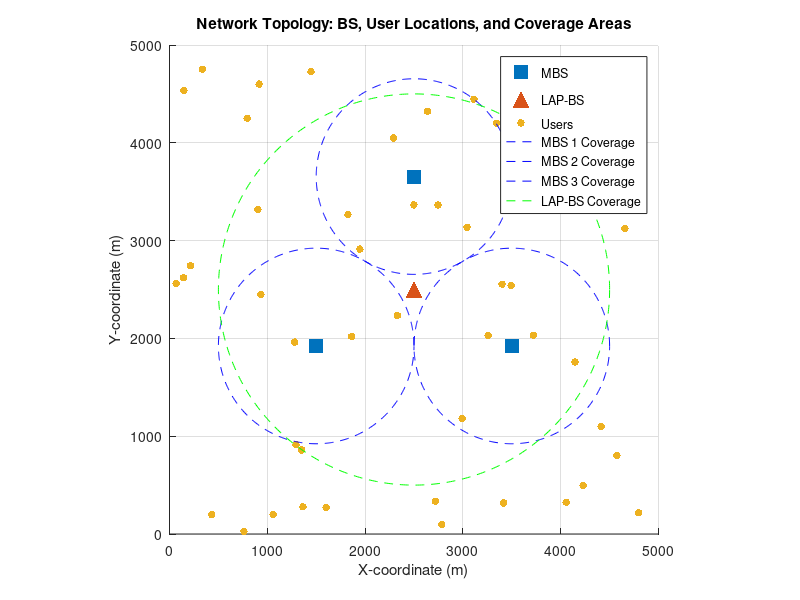

This chart was generated by the following MATLAB code: (Note: this script raises an error after producing the figure.)
% MATLAB Simulation for Coordinated Beamforming (CoMP)
% Comparing RZF, ZF, and MRT Precoding within CoMP

% Clear workspace and command window
clear;
clc;
close all;

%% System Parameters
num_users = 50; % Total number of users (I)
num_BS = 4; % Total number of base stations (J) (1 LAP, 3 MBS)
num_antennas_per_BS = 4; % Number of transmit antennas per BS (Nt)
total_antennas = num_BS * num_antennas_per_BS; % Total antennas in the cluster

% Simulation area (square)
area_size_m = 5000; % 5 km x 5 km

% Coverage Radii in meters
mbs_coverage_radius_m = 1000; % 1 km
lap_coverage_radius_m = 2000; % 2 km

% BS Locations [x, y, z] in meters
center_x = area_size_m / 2; % 2500
center_y = area_size_m / 2; % 2500
mbs_triangle_side_length = 2 * mbs_coverage_radius_m; % 2000 m
mbs_distance_to_center = mbs_triangle_side_length / sqrt(3);

bs_locations = [
    center_x, center_y + mbs_distance_to_center, 30; % MBS 1
    center_x - mbs_triangle_side_length/2, center_y - mbs_distance_to_center/2, 30; % MBS 2
    center_x + mbs_triangle_side_length/2, center_y - mbs_distance_to_center/2, 30; % MBS 3
    center_x, center_y, 2000; % LAP-BS
];

% User Locations [x, y] in meters - Randomly distributed
user_locations = area_size_m * rand(num_users, 2);

% Initialize mobility status (60% mobile, 40% stationary)
num_mobile_users = floor(0.6 * num_users); % 60% of users are mobile
mobile_user_indices = randperm(num_users, num_mobile_users); % Randomly select mobile users
is_mobile_user = zeros(1, num_users); % 1 for mobile, 0 for stationary
is_mobile_user(mobile_user_indices) = 1;

% Random Walk Mobility Parameters
v_min = 1; % Minimum speed (m/s)
v_max = 10; % Maximum speed (m/s)
D_max = 10; % Maximum distance per time slot (meters)

% Channel Model Parameters
fc_MHz = 2545; % Carrier frequency (2 GHz)
c = 3e8; % Speed of light
lambda = c / (fc_MHz * 1e6); % Wavelength
noise_power_dBm = -100; % Noise power
noise_power_watt = 10^(noise_power_dBm / 10) * 1e-3; % Noise power in Watts

% Path Loss Model Parameters
mbs_height_m = 30; % MBS height
alpha_NLoS_std_dev_dB = 6; % Shadowing standard deviation
sigma_LAP = 4; % Elevation-dependent loss for LAP
rician_K_dB = 10; % Rician K factor in dB
rician_K = 10^(rician_K_dB / 10); % Rician K factor (linear)

% Power Constraints
P_j_dBm = 46; % Per-BS transmit power (1 Watt)
P_j_watt = 10^(P_j_dBm / 10) * 1e-3; % Per-BS power in Watts
P_total_watt = num_BS * P_j_watt; % Total power

% Scheduling & Beamforming Parameters
sus_candidate_set_size = 8; % Candidate users per BS
SINR_threshold_dB = 0; % Minimum SINR for RZF
SINR_threshold_linear = 10^(SINR_threshold_dB / 10);
c_init = 1; % Initial RZF regularization
c_max = 100; % Maximum RZF regularization
max_simultaneous_users_comp = total_antennas; %

%% Simulation Parameters
num_time_slots_to_simulate = 1000; % Number of time slots

%% Data Storage for Multi-Time Slot Simulation
all_scheduled_sinrs_linear_comp_rzf = [];
all_scheduled_sinrs_linear_comp_zf = [];
all_scheduled_sinrs_linear_comp_mrt = [];

%% Network Topology Visualization (Initial, static)
figure;
hold on;
scatter(bs_locations(1:3, 1), bs_locations(1:3, 2), 100, 's', 'filled', 'DisplayName', 'MBS');
scatter(bs_locations(4, 1), bs_locations(4, 2), 150, '^', 'filled', 'DisplayName', 'LAP-BS');
scatter(user_locations(:, 1), user_locations(:, 2), 30, 'o', 'filled', 'DisplayName', 'Users');
theta = 0:0.01:2*pi;
for j = 1:3
    x_circle = bs_locations(j, 1) + mbs_coverage_radius_m * cos(theta);
    y_circle = bs_locations(j, 2) + mbs_coverage_radius_m * sin(theta);
    plot(x_circle, y_circle, 'b--', 'DisplayName', sprintf('MBS %d Coverage', j));
end
x_circle = bs_locations(4, 1) + lap_coverage_radius_m * cos(theta);
y_circle = bs_locations(4, 2) + lap_coverage_radius_m * sin(theta);
plot(x_circle, y_circle, 'g--', 'DisplayName', 'LAP-BS Coverage');
xlabel('X-coordinate (m)');
ylabel('Y-coordinate (m)');
title('Network Topology: BS, User Locations, and Coverage Areas');
legend;
grid on;
axis equal;
xlim([0 area_size_m]);
ylim([0 area_size_m]);
hold off;

%% Multi-Time Slot Simulation Loop
fprintf('Starting Multi-Time Slot Simulation (%d slots) for CoMP scenarios with Random Walk mobility and binary scheduling...\n', num_time_slots_to_simulate);
for time_slot = 1:num_time_slots_to_simulate
    fprintf('\n--- Time Slot %d ---\n', time_slot);
    %% Update User Locations (Random Walk Model for mobile users only)
    % Generate random directions and speeds
    theta_i = 2 * pi * rand(num_users, 1); % Random direction in [0, 2*pi]
    v_i = v_min + (v_max - v_min) * rand(num_users, 1); % Random speed in [v_min, v_max]
    % Update locations
    for i = 1:num_users
        if is_mobile_user(i) % Update only mobile users
            x_new = user_locations(i, 1) + (v_i(i) / v_max) * D_max * cos(theta_i(i));
            y_new = user_locations(i, 2) + (v_i(i) / v_max) * D_max * sin(theta_i(i));
            % Boundary reflection
            if x_new < 0
                x_new = -x_new; % Reflect off x=0
                theta_i(i) = pi - theta_i(i); % Reverse x-component of direction
            elseif x_new > area_size_m
                x_new = 2 * area_size_m - x_new; % Reflect off x=area_size_m
                theta_i(i) = pi - theta_i(i);
            end
            if y_new < 0
                y_new = -y_new; % Reflect off y=0
                theta_i(i) = -theta_i(i); % Reverse y-component of direction
            elseif y_new > area_size_m
                y_new = 2 * area_size_m - y_new; % Reflect off y=area_size_m
                theta_i(i) = -theta_i(i);
            end
            user_locations(i, :) = [x_new, y_new];
        end
    end
    % Ensure users stay within bounds (additional check)
    user_locations(:, 1) = max(0, min(area_size_m, user_locations(:, 1)));
    user_locations(:, 2) = max(0, min(area_size_m, user_locations(:, 2)));

    %% Channel Generation (Large-scale and small-scale fading)
    % Large-scale fading (path loss and shadowing)
    channel_gain_linear = zeros(num_users, num_BS);
    for i = 1:num_users
        for j = 1:num_BS
            user_pos = [user_locations(i, :), 0];
            bs_pos = bs_locations(j, :);
            d_ij = norm(user_pos - bs_pos);
            if d_ij < 1e-3
                d_ij = 1e-3;
            end
            if j <= 3 % MBS
                alpha_NLoS_dB = alpha_NLoS_std_dev_dB * randn(1, 1);
                path_loss_dB_val = 40 * log10(d_ij / 1000) + (-18 * log10(mbs_height_m) + 21 * log10(fc_MHz) + 80 + alpha_NLoS_dB);
            else % LAP-BS
                elevation_angle_rad = atan2(bs_locations(j, 3), norm(user_locations(i, :) - bs_locations(j, 1:2)));
                path_loss_free_space_dB = 20 * log10((4 * pi * (fc_MHz * 1e6) * d_ij) / c);
                path_loss_additional_dB = (sigma_LAP - 2) * (1 - elevation_angle_rad / (pi / 2))^2;
                path_loss_dB_val = path_loss_free_space_dB + path_loss_additional_dB;
            end
            channel_gain_linear(i, j) = 10^(-path_loss_dB_val / 10);
        end
    end
    % Small-scale fading
    channel_h_ts = cell(num_users, num_BS);
    for i = 1:num_users
        for j = 1:num_BS
            if j <= 3 % MBS (Rayleigh)
                channel_h_ts{i, j} = sqrt(channel_gain_linear(i, j)) * (randn(num_antennas_per_BS, 1) + 1i * randn(num_antennas_per_BS, 1)) / sqrt(2);
            else % LAP-BS (Rician)
                h_tilde = ones(num_antennas_per_BS, 1);
                h_bar = (randn(num_antennas_per_BS, 1) + 1i * randn(num_antennas_per_BS, 1)) / sqrt(2);
                channel_h_ts{i, j} = sqrt(channel_gain_linear(i, j)) * (sqrt(rician_K / (1 + rician_K)) * h_tilde + sqrt(1 / (1 + rician_K)) * h_bar);
            end
        end
    end
    % Construct full channel matrix H for all users
    H_ts_comp = zeros(num_users, total_antennas);
    for i = 1:num_users
        row_i = [];
        for j = 1:num_BS
            row_i = [row_i, channel_h_ts{i, j}'];
        end
        H_ts_comp(i, :) = row_i;
    end

    %% User Scheduling (CoMP SUS)
    candidate_sets_ts = cell(1, num_BS);
    for j = 1:num_BS
        selected_users_for_bs_j = [];
        available_users = 1:num_users;
        current_channel_gains_for_bs_j = zeros(1, num_users);
        for u_idx = 1:num_users
            current_channel_gains_for_bs_j(u_idx) = norm(channel_h_ts{u_idx, j})^2;
        end
        [~, initial_user_idx_in_available] = max(current_channel_gains_for_bs_j(available_users));
        initial_user = available_users(initial_user_idx_in_available);
        selected_users_for_bs_j = [selected_users_for_bs_j, initial_user];
        available_users(initial_user_idx_in_available) = [];
        while length(selected_users_for_bs_j) < sus_candidate_set_size && ~isempty(available_users)
            min_max_correlation = inf;
            best_candidate_user = -1;
            best_candidate_user_idx_in_available = -1;
            for u_candidate_idx = 1:length(available_users)
                u_candidate = available_users(u_candidate_idx);
                max_correlation = 0;
                for u_selected = selected_users_for_bs_j
                    norm_u_candidate = norm(channel_h_ts{u_candidate, j});
                    norm_u_selected = norm(channel_h_ts{u_selected, j});
                    if norm_u_candidate > 0 && norm_u_selected > 0
                        correlation = abs(channel_h_ts{u_candidate, j}' * channel_h_ts{u_selected, j}) / (norm_u_candidate * norm_u_selected);
                        max_correlation = max(max_correlation, correlation);
                    else
                        max_correlation = 1;
                    end
                end
                if max_correlation < min_max_correlation
                    min_max_correlation = max_correlation;
                    best_candidate_user = u_candidate;
                    best_candidate_user_idx_in_available = u_candidate_idx;
                end
            end
            if best_candidate_user ~= -1
                selected_users_for_bs_j = [selected_users_for_bs_j, best_candidate_user];
                available_users(best_candidate_user_idx_in_available) = [];
            else
                break;
            end
        end
        candidate_sets_ts{j} = selected_users_for_bs_j;
    end
    all_candidate_users_ts = unique(cell2mat(candidate_sets_ts));
    overlap_users_ts = [];
    user_candidate_counts_ts = zeros(1, num_users);
    for i = 1:num_users
        for j = 1:num_BS
            if ismember(i, candidate_sets_ts{j})
                user_candidate_counts_ts(i) = user_candidate_counts_ts(i) + 1;
            end
        end
        if user_candidate_counts_ts(i) > 1
            overlap_users_ts = [overlap_users_ts, i];
        end
    end
    resolved_assigned_users_ts = zeros(1, num_users);
    resolved_user_bs_assignment_ts = zeros(1, num_users);
    for u = overlap_users_ts
        bs_considering_u = [];
        for j = 1:num_BS
            if ismember(u, candidate_sets_ts{j})
                bs_considering_u = [bs_considering_u, j];
            end
        end
        max_gain = -inf;
        best_bs_for_u = -1;
        for j = bs_considering_u
            if norm(channel_h_ts{u, j})^2 > max_gain
                max_gain = norm(channel_h_ts{u, j})^2;
                best_bs_for_u = j;
            end
        end
        resolved_assigned_users_ts(u) = 1;
        resolved_user_bs_assignment_ts(u) = best_bs_for_u;
    end
    non_overlap_users_ts = setdiff(all_candidate_users_ts, overlap_users_ts);
    for u = non_overlap_users_ts
        for j = 1:num_BS
            if ismember(u, candidate_sets_ts{j})
                resolved_assigned_users_ts(u) = 1;
                resolved_user_bs_assignment_ts(u) = j;
                break;
            end
        end
    end
    initially_assigned_users_ts = find(resolved_assigned_users_ts == 1);
    if length(initially_assigned_users_ts) > max_simultaneous_users_comp
        user_gain_from_assigned_bs_ts = zeros(1, length(initially_assigned_users_ts));
        assigned_user_indices_for_gain_sort_ts = initially_assigned_users_ts;
        for u_idx = 1:length(assigned_user_indices_for_gain_sort_ts)
            u = assigned_user_indices_for_gain_sort_ts(u_idx);
            assigned_bs = resolved_user_bs_assignment_ts(u);
            user_gain_from_assigned_bs_ts(u_idx) = norm(channel_h_ts{u, assigned_bs})^2;
        end
        [~, sorted_indices_in_assigned_ts] = sort(user_gain_from_assigned_bs_ts, 'descend');
        selected_user_indices_in_initially_assigned_ts = sorted_indices_in_assigned_ts(1:max_simultaneous_users_comp);
        scheduled_user_indices_ts_comp = initially_assigned_users_ts(selected_user_indices_in_initially_assigned_ts);
    else
        scheduled_user_indices_ts_comp = initially_assigned_users_ts;
    end
    S_ts_comp = scheduled_user_indices_ts_comp;
    num_scheduled_users_ts_comp = length(S_ts_comp);
    final_user_bs_assignment_ts_comp = resolved_user_bs_assignment_ts(S_ts_comp);
    % Define binary scheduling variable
    s_k = zeros(1, num_users);
    s_k(S_ts_comp) = 1; % 1 for scheduled users, 0 otherwise

    %% Beamforming and SINR Calculation
    if num_scheduled_users_ts_comp > 0
        % RZF
        [W_comp_rzf_ts, sinrs_comp_rzf_ts] = calculate_rzf_sinr(H_ts_comp, s_k, S_ts_comp, P_j_watt, num_antennas_per_BS, noise_power_watt, c_init, c_max, SINR_threshold_linear);
        if ~isempty(sinrs_comp_rzf_ts)
            all_scheduled_sinrs_linear_comp_rzf = [all_scheduled_sinrs_linear_comp_rzf, sinrs_comp_rzf_ts];
        end
        % ZF
        if num_scheduled_users_ts_comp <= total_antennas
            [W_comp_zf_ts, sinrs_comp_zf_ts] = calculate_zf_sinr(H_ts_comp, s_k, S_ts_comp, P_j_watt, num_antennas_per_BS, noise_power_watt);
            if ~isempty(sinrs_comp_zf_ts)
                all_scheduled_sinrs_linear_comp_zf = [all_scheduled_sinrs_linear_comp_zf, sinrs_comp_zf_ts];
            end
        end
        % MRT
        [W_comp_mrt_ts, sinrs_comp_mrt_ts] = calculate_mrt_sinr(H_ts_comp, s_k, S_ts_comp, P_j_watt, num_antennas_per_BS, noise_power_watt);
        if ~isempty(sinrs_comp_mrt_ts)
            all_scheduled_sinrs_linear_comp_mrt = [all_scheduled_sinrs_linear_comp_mrt, sinrs_comp_mrt_ts];
        end
    else
        fprintf('No users scheduled for CoMP in Time Slot %d.\n', time_slot);
    end
end
fprintf('\n--- Multi-Time Slot Simulation Complete ---\n');
fprintf('Total time slots simulated: %d\n', num_time_slots_to_simulate);

%% SINR CCDF Plot
fprintf('Generating SINR CCDF Comparison Plot (CoMP Only)...\n');
figure;
hold on;
if ~isempty(all_scheduled_sinrs_linear_comp_rzf)
    valid_indices = ~isnan(all_scheduled_sinrs_linear_comp_rzf) & ~isinf(all_scheduled_sinrs_linear_comp_rzf) & all_scheduled_sinrs_linear_comp_rzf > 0;
    sinrs_dB = 10*log10(all_scheduled_sinrs_linear_comp_rzf(valid_indices));
    sorted_sinrs_dB = sort(sinrs_dB);
    num_scheduled_instances = length(sorted_sinrs_dB);
    ccdf_values = 1 - (1:num_scheduled_instances) / num_scheduled_instances + (1/num_scheduled_instances);
    semilogy(sorted_sinrs_dB, ccdf_values, 'b-', 'DisplayName', 'CoMP (RZF)');
end
if ~isempty(all_scheduled_sinrs_linear_comp_zf)
    valid_indices = ~isnan(all_scheduled_sinrs_linear_comp_zf) & ~isinf(all_scheduled_sinrs_linear_comp_zf) & all_scheduled_sinrs_linear_comp_zf > 0;
    sinrs_dB = 10*log10(all_scheduled_sinrs_linear_comp_zf(valid_indices));
    sorted_sinrs_dB = sort(sinrs_dB);
    num_scheduled_instances = length(sorted_sinrs_dB);
    ccdf_values = 1 - (1:num_scheduled_instances) / num_scheduled_instances + (1/num_scheduled_instances);
    semilogy(sorted_sinrs_dB, ccdf_values, 'b--', 'DisplayName', 'CoMP (ZF)');
end
if ~isempty(all_scheduled_sinrs_linear_comp_mrt)
    valid_indices = ~isnan(all_scheduled_sinrs_linear_comp_mrt) & ~isinf(all_scheduled_sinrs_linear_comp_mrt) & all_scheduled_sinrs_linear_comp_mrt > 0;
    sinrs_dB = 10*log10(all_scheduled_sinrs_linear_comp_mrt(valid_indices));
    sorted_sinrs_dB = sort(sinrs_dB);
    num_scheduled_instances = length(sorted_sinrs_dB);
    ccdf_values = 1 - (1:num_scheduled_instances) / num_scheduled_instances + (1/num_scheduled_instances);
    semilogy(sorted_sinrs_dB, ccdf_values, 'b:', 'DisplayName', 'CoMP (MRT)');
end
xlabel('SINR (dB)');
ylabel('CCDF P(SINR > x)');
title('SINR CCDF Comparison (CoMP: RZF, ZF, MRT)');
legend;
grid on;
hold off;

fprintf('\nSimulation and Plotting Complete.\n');

%% Helper Function to Calculate RZF Beams and SINR
function [W_normalized, user_sinrs_linear] = calculate_rzf_sinr(H, s_k, scheduled_user_indices, P_j_watt, num_antennas_per_BS, noise_power_watt, c_init, c_max, SINR_threshold_linear)
    num_users = size(H, 1);
    total_antennas = size(H, 2);
    num_BS = total_antennas / num_antennas_per_BS;
    num_scheduled_users = length(scheduled_user_indices);
    if num_scheduled_users == 0
        W_normalized = [];
        user_sinrs_linear = [];
        return;
    end
    % Select channel matrix for scheduled users
    H_S = H(scheduled_user_indices, :);
    current_c = c_init;
    rzf_converged = false;
    W_normalized = [];
    while current_c <= c_max
        avg_power_per_user = (num_BS * P_j_watt) / num_scheduled_users;
        delta = current_c * noise_power_watt / avg_power_per_user;
        try
            matrix_to_invert = (H_S * H_S' + delta * eye(num_scheduled_users));
            if size(matrix_to_invert, 1) ~= size(matrix_to_invert, 2) || rank(matrix_to_invert) < size(matrix_to_invert, 1)
                W_unnormalized_temp = H_S' * pinv(matrix_to_invert);
            else
                W_unnormalized_temp = H_S' * inv(matrix_to_invert);
            end
        catch
            W_unnormalized_temp = H_S' * pinv(H_S * H_S' + delta * eye(num_scheduled_users));
        end
        if any(isnan(W_unnormalized_temp(:))) || any(isinf(W_unnormalized_temp(:)))
            break;
        end
        W_normalized_temp = zeros(total_antennas, num_scheduled_users);
        valid_normalization = true;
        for j = 1:num_BS
            antenna_indices = ((j-1)*num_antennas_per_BS + 1):(j*num_antennas_per_BS);
            W_j_unnormalized = W_unnormalized_temp(antenna_indices, :);
            power_at_bs_j = sum(sum(abs(W_j_unnormalized).^2));
            if power_at_bs_j > P_j_watt
                scaling_factor = sqrt(P_j_watt / power_at_bs_j);
                if isnan(scaling_factor) || isinf(scaling_factor)
                    valid_normalization = false;
                    break;
                end
                W_normalized_temp(antenna_indices, :) = W_j_unnormalized * scaling_factor;
            else
                W_normalized_temp(antenna_indices, :) = W_j_unnormalized;
            end
        end
        if ~valid_normalization || any(isnan(W_normalized_temp(:))) || any(isinf(W_normalized_temp(:)))
            break;
        end
        % Compute SINR for all users, using s_k
        user_sinrs_linear = zeros(1, num_users);
        for k = 1:num_users
            if s_k(k) == 0
                user_sinrs_linear(k) = 0; % No SINR if not scheduled
                continue;
            end
            scheduled_idx = find(scheduled_user_indices == k);
            if isempty(scheduled_idx)
                user_sinrs_linear(k) = 0;
                continue;
            end
            w_k = W_normalized_temp(:, scheduled_idx);
            h_k = H(k, :)';
            desired_signal_power = s_k(k) * abs(h_k' * w_k)^2;
            interference_power = 0;
            for l = 1:num_users
                if l ~= k && s_k(l) == 1
                    scheduled_idx_l = find(scheduled_user_indices == l);
                    if ~isempty(scheduled_idx_l)
                        w_l = W_normalized_temp(:, scheduled_idx_l);
                        interference_power = interference_power + s_k(l) * abs(h_k' * w_l)^2;
                    end
                end
            end
            denominator = interference_power + noise_power_watt + eps;
            user_sinrs_linear(k) = desired_signal_power / denominator;
        end
        % Check SINR for scheduled users only
        scheduled_sinrs = user_sinrs_linear(scheduled_user_indices);
        min_sinr_achieved = min(scheduled_sinrs);
        if any(isnan(scheduled_sinrs)) || any(isinf(scheduled_sinrs))
            break;
        end
        if min_sinr_achieved >= SINR_threshold_linear
            rzf_converged = true;
            W_normalized = W_normalized_temp;
            user_sinrs_linear = scheduled_sinrs; % Return only scheduled users' SINRs
            break;
        end
        current_c = current_c + 0.1;
    end
    if ~rzf_converged
        if ~isempty(scheduled_sinrs) && ~any(isnan(scheduled_sinrs)) && ~any(isinf(scheduled_sinrs))
            W_normalized = W_normalized_temp;
            user_sinrs_linear = scheduled_sinrs;
        else
            W_normalized = [];
            user_sinrs_linear = [];
        end
    end
end

%% Helper Function to Calculate ZF Beams and SINR
function [W_normalized, user_sinrs_linear] = calculate_zf_sinr(H, s_k, scheduled_user_indices, P_j_watt, num_antennas_per_BS, noise_power_watt)
    num_users = size(H, 1);
    total_antennas = size(H, 2);
    num_BS = total_antennas / num_antennas_per_BS;
    num_scheduled_users = length(scheduled_user_indices);
    if num_scheduled_users == 0 || num_scheduled_users > total_antennas
        W_normalized = [];
        user_sinrs_linear = [];
        return;
    end
    % Select channel matrix for scheduled users
    H_S = H(scheduled_user_indices, :);
    W_zf_unnormalized = H_S' * pinv(H_S * H_S');
    if any(isnan(W_zf_unnormalized(:))) || any(isinf(W_zf_unnormalized(:)))
        W_normalized = [];
        user_sinrs_linear = [];
        return;
    end
    W_normalized = zeros(total_antennas, num_scheduled_users);
    valid_normalization = true;
    for j = 1:num_BS
        antenna_indices = ((j-1)*num_antennas_per_BS + 1):(j*num_antennas_per_BS);
        W_j_unnormalized = W_zf_unnormalized(antenna_indices, :);
        power_at_bs_j = sum(sum(abs(W_j_unnormalized).^2));
        if power_at_bs_j > P_j_watt
            scaling_factor = sqrt(P_j_watt / power_at_bs_j);
            if isnan(scaling_factor) || isinf(scaling_factor)
                valid_normalization = false;
                break;
            end
            W_normalized(antenna_indices, :) = W_j_unnormalized * scaling_factor;
        else
            W_normalized(antenna_indices, :) = W_j_unnormalized;
        end
    end
    if ~valid_normalization || any(isnan(W_normalized(:))) || any(isinf(W_normalized(:)))
        W_normalized = [];
        user_sinrs_linear = [];
        return;
    end
    % Compute SINR for all users, using s_k
    user_sinrs_linear = zeros(1, num_users);
    for k = 1:num_users
        if s_k(k) == 0
            user_sinrs_linear(k) = 0; % No SINR if not scheduled
            continue;
        end
        scheduled_idx = find(scheduled_user_indices == k);
        if isempty(scheduled_idx)
            user_sinrs_linear(k) = 0;
            continue;
        end
        w_k = W_normalized(:, scheduled_idx);
        h_k = H(k, :)';
        desired_signal_power = s_k(k) * abs(h_k' * w_k)^2;
        interference_power = 0;
        for l = 1:num_users
            if l ~= k && s_k(l) == 1
                scheduled_idx_l = find(scheduled_user_indices == l);
                if ~isempty(scheduled_idx_l)
                    w_l = W_normalized(:, scheduled_idx_l);
                    interference_power = interference_power + s_k(l) * abs(h_k' * w_l)^2;
                end
            end
        end
        denominator = interference_power + noise_power_watt + eps;
        user_sinrs_linear(k) = desired_signal_power / denominator;
    end
    user_sinrs_linear = user_sinrs_linear(scheduled_user_indices); % Return only scheduled users' SINRs
    valid_sinr_indices = ~isnan(user_sinrs_linear) & ~isinf(user_sinrs_linear);
    user_sinrs_linear = user_sinrs_linear(valid_sinr_indices);
    W_normalized = W_normalized(:, valid_sinr_indices);
end

%% Helper Function to Calculate MRT Beams and SINR
function [W_normalized, user_sinrs_linear] = calculate_mrt_sinr(H, s_k, scheduled_user_indices, P_j_watt, num_antennas_per_BS, noise_power_watt)
    num_users = size(H, 1);
    total_antennas = size(H, 2);
    num_BS = total_antennas / num_antennas_per_BS;
    num_scheduled_users = length(scheduled_user_indices);
    if num_scheduled_users == 0
        W_normalized = [];
        user_sinrs_linear = [];
        return;
    end
    % Select channel matrix for scheduled users
    H_S = H(scheduled_user_indices, :);
    W_mrt_unnormalized = H_S';
    if any(isnan(W_mrt_unnormalized(:))) || any(isinf(W_mrt_unnormalized(:)))
        W_normalized = [];
        user_sinrs_linear = [];
        return;
    end
    W_normalized = zeros(total_antennas, num_scheduled_users);
    valid_normalization = true;
    for j = 1:num_BS
        antenna_indices = ((j-1)*num_antennas_per_BS + 1):(j*num_antennas_per_BS);
        W_j_unnormalized = W_mrt_unnormalized(antenna_indices, :);
        power_at_bs_j = sum(sum(abs(W_j_unnormalized).^2));
        if power_at_bs_j > P_j_watt
            scaling_factor = sqrt(P_j_watt / power_at_bs_j);
            if isnan(scaling_factor) || isinf(scaling_factor)
                valid_normalization = false;
                break;
            end
            W_normalized(antenna_indices, :) = W_j_unnormalized * scaling_factor;
        else
            W_normalized(antenna_indices, :) = W_j_unnormalized;
        end
    end
    if ~valid_normalization || any(isnan(W_normalized(:))) || any(isinf(W_normalized(:)))
        W_normalized = [];
        user_sinrs_linear = [];
        return;
    end
    % Compute SINR for all users, using s_k
    user_sinrs_linear = zeros(1, num_users);
    for k = 1:num_users
        if s_k(k) == 0
            user_sinrs_linear(k) = 0; % No SINR if not scheduled
            continue;
        end
        scheduled_idx = find(scheduled_user_indices == k);
        if isempty(scheduled_idx)
            user_sinrs_linear(k) = 0;
            continue;
        end
        w_k = W_normalized(:, scheduled_idx);
        h_k = H(k, :)';
        desired_signal_power = s_k(k) * abs(h_k' * w_k)^2;
        interference_power = 0;
        for l = 1:num_users
            if l ~= k && s_k(l) == 1
                scheduled_idx_l = find(scheduled_user_indices == l);
                if ~isempty(scheduled_idx_l)
                    w_l = W_normalized(:, scheduled_idx_l);
                    interference_power = interference_power + s_k(l) * abs(h_k' * w_l)^2;
                end
            end
        end
        denominator = interference_power + noise_power_watt + eps;
        user_sinrs_linear(k) = desired_signal_power / denominator;
    end
    user_sinrs_linear = user_sinrs_linear(scheduled_user_indices); % Return only scheduled users' SINRs
    valid_sinr_indices = ~isnan(user_sinrs_linear) & ~isinf(user_sinrs_linear);
    user_sinrs_linear = user_sinrs_linear(valid_sinr_indices);
    W_normalized = W_normalized(:, valid_sinr_indices);
end
